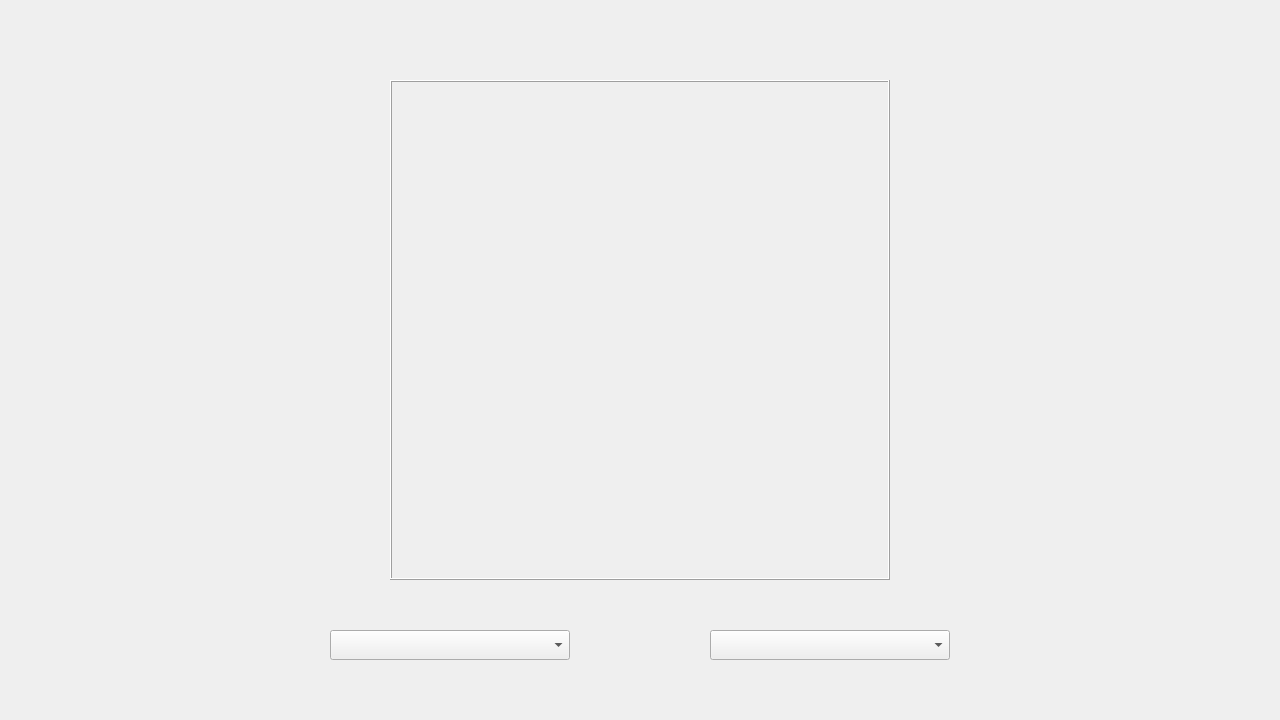
<?xml version="1.0" encoding="UTF-8"?>
<ui version="4.0">
 <class>MenuWidgetClass</class>
 <widget class="QWidget" name="MenuWidgetClass">
  <property name="enabled">
   <bool>true</bool>
  </property>
  <property name="geometry">
   <rect>
    <x>0</x>
    <y>0</y>
    <width>1280</width>
    <height>720</height>
   </rect>
  </property>
  <property name="sizePolicy">
   <sizepolicy hsizetype="Preferred" vsizetype="Preferred">
    <horstretch>0</horstretch>
    <verstretch>0</verstretch>
   </sizepolicy>
  </property>
  <property name="minimumSize">
   <size>
    <width>1280</width>
    <height>720</height>
   </size>
  </property>
  <property name="maximumSize">
   <size>
    <width>1280</width>
    <height>720</height>
   </size>
  </property>
  <property name="windowTitle">
   <string>MenuWidget</string>
  </property>
  <widget class="QComboBox" name="comboBox_song">
   <property name="geometry">
    <rect>
     <x>330</x>
     <y>630</y>
     <width>240</width>
     <height>30</height>
    </rect>
   </property>
   <property name="sizePolicy">
    <sizepolicy hsizetype="Preferred" vsizetype="Preferred">
     <horstretch>0</horstretch>
     <verstretch>0</verstretch>
    </sizepolicy>
   </property>
   <property name="minimumSize">
    <size>
     <width>240</width>
     <height>30</height>
    </size>
   </property>
   <property name="maximumSize">
    <size>
     <width>220</width>
     <height>30</height>
    </size>
   </property>
   <property name="font">
    <font>
     <family>思源黑体</family>
     <pointsize>12</pointsize>
    </font>
   </property>
   <property name="editable">
    <bool>false</bool>
   </property>
   <property name="currentIndex">
    <number>-1</number>
   </property>
  </widget>
  <widget class="QPushButton" name="pushButton_settings">
   <property name="geometry">
    <rect>
     <x>1176</x>
     <y>40</y>
     <width>64</width>
     <height>64</height>
    </rect>
   </property>
   <property name="sizePolicy">
    <sizepolicy hsizetype="Fixed" vsizetype="Fixed">
     <horstretch>0</horstretch>
     <verstretch>0</verstretch>
    </sizepolicy>
   </property>
   <property name="minimumSize">
    <size>
     <width>64</width>
     <height>64</height>
    </size>
   </property>
   <property name="maximumSize">
    <size>
     <width>64</width>
     <height>64</height>
    </size>
   </property>
   <property name="font">
    <font>
     <pointsize>9</pointsize>
    </font>
   </property>
   <property name="styleSheet">
    <string notr="true">QPushButton
{
	background-image: url(./res/icon/settings_white_64x.png);
	border: 0px;
}

QPushButton:pressed
{
	background-image: url(./res/icon/settings_black_64x.png);
	border: 0px;
}</string>
   </property>
   <property name="iconSize">
    <size>
     <width>64</width>
     <height>64</height>
    </size>
   </property>
   <property name="autoDefault">
    <bool>false</bool>
   </property>
   <property name="default">
    <bool>false</bool>
   </property>
   <property name="flat">
    <bool>true</bool>
   </property>
  </widget>
  <widget class="QLabel" name="songPicture">
   <property name="geometry">
    <rect>
     <x>390</x>
     <y>80</y>
     <width>500</width>
     <height>500</height>
    </rect>
   </property>
   <property name="sizePolicy">
    <sizepolicy hsizetype="Preferred" vsizetype="Preferred">
     <horstretch>0</horstretch>
     <verstretch>0</verstretch>
    </sizepolicy>
   </property>
   <property name="minimumSize">
    <size>
     <width>500</width>
     <height>500</height>
    </size>
   </property>
   <property name="maximumSize">
    <size>
     <width>500</width>
     <height>500</height>
    </size>
   </property>
   <property name="frameShape">
    <enum>QFrame::Shape::Box</enum>
   </property>
   <property name="frameShadow">
    <enum>QFrame::Shadow::Raised</enum>
   </property>
   <property name="lineWidth">
    <number>1</number>
   </property>
   <property name="midLineWidth">
    <number>0</number>
   </property>
   <property name="text">
    <string/>
   </property>
   <property name="scaledContents">
    <bool>false</bool>
   </property>
   <property name="margin">
    <number>0</number>
   </property>
  </widget>
  <widget class="QPushButton" name="pushButton_play">
   <property name="geometry">
    <rect>
     <x>1176</x>
     <y>616</y>
     <width>64</width>
     <height>64</height>
    </rect>
   </property>
   <property name="sizePolicy">
    <sizepolicy hsizetype="Fixed" vsizetype="Fixed">
     <horstretch>0</horstretch>
     <verstretch>0</verstretch>
    </sizepolicy>
   </property>
   <property name="minimumSize">
    <size>
     <width>64</width>
     <height>64</height>
    </size>
   </property>
   <property name="maximumSize">
    <size>
     <width>64</width>
     <height>64</height>
    </size>
   </property>
   <property name="styleSheet">
    <string notr="true">QPushButton
{
	background-image: url(./res/icon/play_white_64x.png);
	border: 0px;
}

QPushButton:pressed
{
	background-image: url(./res/icon/play_black_64x.png);
	border: 0px;
}</string>
   </property>
   <property name="iconSize">
    <size>
     <width>64</width>
     <height>64</height>
    </size>
   </property>
   <property name="flat">
    <bool>true</bool>
   </property>
  </widget>
  <widget class="QComboBox" name="comboBox_chart">
   <property name="geometry">
    <rect>
     <x>710</x>
     <y>630</y>
     <width>240</width>
     <height>30</height>
    </rect>
   </property>
   <property name="sizePolicy">
    <sizepolicy hsizetype="Preferred" vsizetype="Preferred">
     <horstretch>0</horstretch>
     <verstretch>0</verstretch>
    </sizepolicy>
   </property>
   <property name="minimumSize">
    <size>
     <width>240</width>
     <height>30</height>
    </size>
   </property>
   <property name="maximumSize">
    <size>
     <width>220</width>
     <height>30</height>
    </size>
   </property>
   <property name="font">
    <font>
     <family>思源黑体</family>
     <pointsize>12</pointsize>
    </font>
   </property>
   <property name="currentText">
    <string/>
   </property>
  </widget>
  <widget class="QLabel" name="background">
   <property name="geometry">
    <rect>
     <x>0</x>
     <y>0</y>
     <width>1280</width>
     <height>720</height>
    </rect>
   </property>
   <property name="sizePolicy">
    <sizepolicy hsizetype="Preferred" vsizetype="Preferred">
     <horstretch>0</horstretch>
     <verstretch>0</verstretch>
    </sizepolicy>
   </property>
   <property name="minimumSize">
    <size>
     <width>1280</width>
     <height>720</height>
    </size>
   </property>
   <property name="maximumSize">
    <size>
     <width>1280</width>
     <height>720</height>
    </size>
   </property>
   <property name="text">
    <string/>
   </property>
  </widget>
  <widget class="QLabel" name="logo">
   <property name="geometry">
    <rect>
     <x>0</x>
     <y>0</y>
     <width>280</width>
     <height>150</height>
    </rect>
   </property>
   <property name="text">
    <string/>
   </property>
  </widget>
  <zorder>background</zorder>
  <zorder>comboBox_song</zorder>
  <zorder>pushButton_settings</zorder>
  <zorder>songPicture</zorder>
  <zorder>pushButton_play</zorder>
  <zorder>comboBox_chart</zorder>
  <zorder>logo</zorder>
 </widget>
 <layoutdefault spacing="6" margin="11"/>
 <tabstops>
  <tabstop>comboBox_song</tabstop>
  <tabstop>comboBox_chart</tabstop>
  <tabstop>pushButton_settings</tabstop>
  <tabstop>pushButton_play</tabstop>
 </tabstops>
 <resources/>
 <connections/>
</ui>
